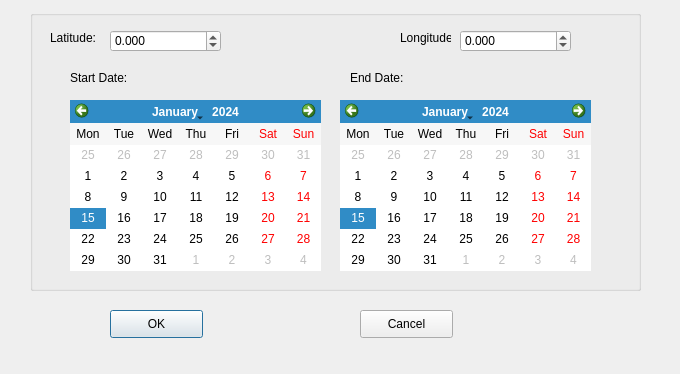
<?xml version="1.0" encoding="UTF-8"?>
<ui version="4.0">
 <class>FireParams</class>
 <widget class="QDialog" name="FireParams">
  <property name="geometry">
   <rect>
    <x>0</x>
    <y>0</y>
    <width>680</width>
    <height>374</height>
   </rect>
  </property>
  <property name="windowTitle">
   <string>Define Fire Parameters</string>
  </property>
  <widget class="QGroupBox" name="groupBox">
   <property name="geometry">
    <rect>
     <x>30</x>
     <y>10</y>
     <width>611</width>
     <height>281</height>
    </rect>
   </property>
   <property name="title">
    <string/>
   </property>
   <widget class="QLabel" name="lblLat">
    <property name="geometry">
     <rect>
      <x>20</x>
      <y>20</y>
      <width>51</width>
      <height>16</height>
     </rect>
    </property>
    <property name="text">
     <string>Latitude:</string>
    </property>
   </widget>
   <widget class="QLabel" name="lblLong">
    <property name="geometry">
     <rect>
      <x>370</x>
      <y>20</y>
      <width>51</width>
      <height>16</height>
     </rect>
    </property>
    <property name="text">
     <string>Longitude:</string>
    </property>
   </widget>
   <widget class="QDoubleSpinBox" name="latSpinBox">
    <property name="geometry">
     <rect>
      <x>80</x>
      <y>20</y>
      <width>111</width>
      <height>22</height>
     </rect>
    </property>
    <property name="decimals">
     <number>3</number>
    </property>
    <property name="minimum">
     <double>-180.000000000000000</double>
    </property>
    <property name="maximum">
     <double>180.000000000000000</double>
    </property>
   </widget>
   <widget class="QDoubleSpinBox" name="longSpinBox">
    <property name="geometry">
     <rect>
      <x>430</x>
      <y>20</y>
      <width>111</width>
      <height>22</height>
     </rect>
    </property>
    <property name="decimals">
     <number>3</number>
    </property>
    <property name="minimum">
     <double>-180.000000000000000</double>
    </property>
    <property name="maximum">
     <double>180.000000000000000</double>
    </property>
   </widget>
   <widget class="QCalendarWidget" name="beginCalendarWidget">
    <property name="geometry">
     <rect>
      <x>40</x>
      <y>90</y>
      <width>251</width>
      <height>171</height>
     </rect>
    </property>
    <property name="minimumDate">
     <date>
      <year>1984</year>
      <month>1</month>
      <day>1</day>
     </date>
    </property>
    <property name="maximumDate">
     <date>
      <year>2035</year>
      <month>12</month>
      <day>31</day>
     </date>
    </property>
    <property name="verticalHeaderFormat">
     <enum>QCalendarWidget::NoVerticalHeader</enum>
    </property>
   </widget>
   <widget class="QLabel" name="lblBeginDate">
    <property name="geometry">
     <rect>
      <x>40</x>
      <y>60</y>
      <width>81</width>
      <height>16</height>
     </rect>
    </property>
    <property name="text">
     <string>Start Date:</string>
    </property>
   </widget>
   <widget class="QCalendarWidget" name="endCalendarWidget">
    <property name="geometry">
     <rect>
      <x>310</x>
      <y>90</y>
      <width>251</width>
      <height>171</height>
     </rect>
    </property>
    <property name="minimumDate">
     <date>
      <year>1984</year>
      <month>1</month>
      <day>1</day>
     </date>
    </property>
    <property name="maximumDate">
     <date>
      <year>2035</year>
      <month>12</month>
      <day>31</day>
     </date>
    </property>
    <property name="verticalHeaderFormat">
     <enum>QCalendarWidget::NoVerticalHeader</enum>
    </property>
   </widget>
   <widget class="QLabel" name="lblEndDate">
    <property name="geometry">
     <rect>
      <x>320</x>
      <y>60</y>
      <width>81</width>
      <height>16</height>
     </rect>
    </property>
    <property name="text">
     <string>End Date:</string>
    </property>
   </widget>
  </widget>
  <widget class="QPushButton" name="okButton">
   <property name="geometry">
    <rect>
     <x>110</x>
     <y>310</y>
     <width>93</width>
     <height>28</height>
    </rect>
   </property>
   <property name="text">
    <string>OK</string>
   </property>
  </widget>
  <widget class="QPushButton" name="cancelButton">
   <property name="geometry">
    <rect>
     <x>360</x>
     <y>310</y>
     <width>93</width>
     <height>28</height>
    </rect>
   </property>
   <property name="text">
    <string>Cancel</string>
   </property>
  </widget>
 </widget>
 <resources/>
 <connections>
  <connection>
   <sender>cancelButton</sender>
   <signal>clicked()</signal>
   <receiver>FireParams</receiver>
   <slot>close()</slot>
   <hints>
    <hint type="sourcelabel">
     <x>466</x>
     <y>493</y>
    </hint>
    <hint type="destinationlabel">
     <x>414</x>
     <y>270</y>
    </hint>
   </hints>
  </connection>
 </connections>
</ui>
